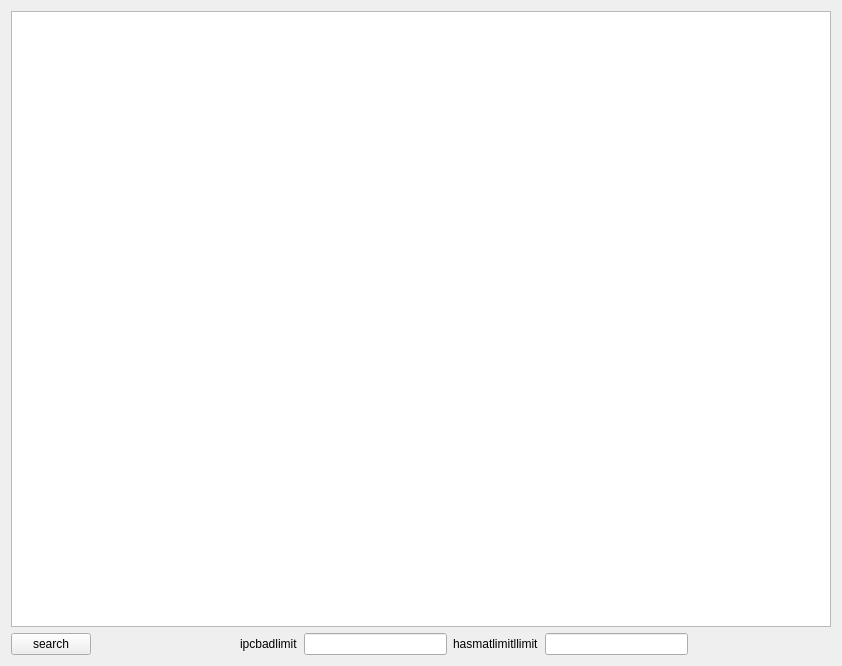
<?xml version="1.0" encoding="UTF-8"?>
<ui version="4.0">
 <class>IPCStateWidget</class>
 <widget class="QWidget" name="IPCStateWidget">
  <property name="geometry">
   <rect>
    <x>0</x>
    <y>0</y>
    <width>842</width>
    <height>666</height>
   </rect>
  </property>
  <property name="windowTitle">
   <string>Form</string>
  </property>
  <layout class="QVBoxLayout" name="verticalLayout">
   <item>
    <widget class="QTableWidget" name="tableWidget"/>
   </item>
   <item>
    <layout class="QHBoxLayout" name="horizontalLayout">
     <item>
      <widget class="QPushButton" name="search">
       <property name="text">
        <string notr="true">search</string>
       </property>
      </widget>
     </item>
     <item>
      <spacer name="horizontalSpacer_2">
       <property name="orientation">
        <enum>Qt::Horizontal</enum>
       </property>
       <property name="sizeHint" stdset="0">
        <size>
         <width>40</width>
         <height>20</height>
        </size>
       </property>
      </spacer>
     </item>
     <item>
      <widget class="QLabel" name="ipcalarmlabel">
       <property name="text">
        <string>ipcbadlimit</string>
       </property>
      </widget>
     </item>
     <item>
      <widget class="myLineEdit" name="ipcalarmlineEdit"/>
     </item>
     <item>
      <widget class="QLabel" name="hasmatlimitlabel">
       <property name="text">
        <string>hasmatlimitllimit</string>
       </property>
      </widget>
     </item>
     <item>
      <widget class="myLineEdit" name="hasmatlimitllineEdit"/>
     </item>
     <item>
      <spacer name="horizontalSpacer">
       <property name="orientation">
        <enum>Qt::Horizontal</enum>
       </property>
       <property name="sizeHint" stdset="0">
        <size>
         <width>40</width>
         <height>20</height>
        </size>
       </property>
      </spacer>
     </item>
    </layout>
   </item>
  </layout>
 </widget>
 <customwidgets>
  <customwidget>
   <class>myLineEdit</class>
   <extends>QLineEdit</extends>
   <header location="global">mysortwidget/mylineedit.h</header>
  </customwidget>
 </customwidgets>
 <resources/>
 <connections/>
</ui>
